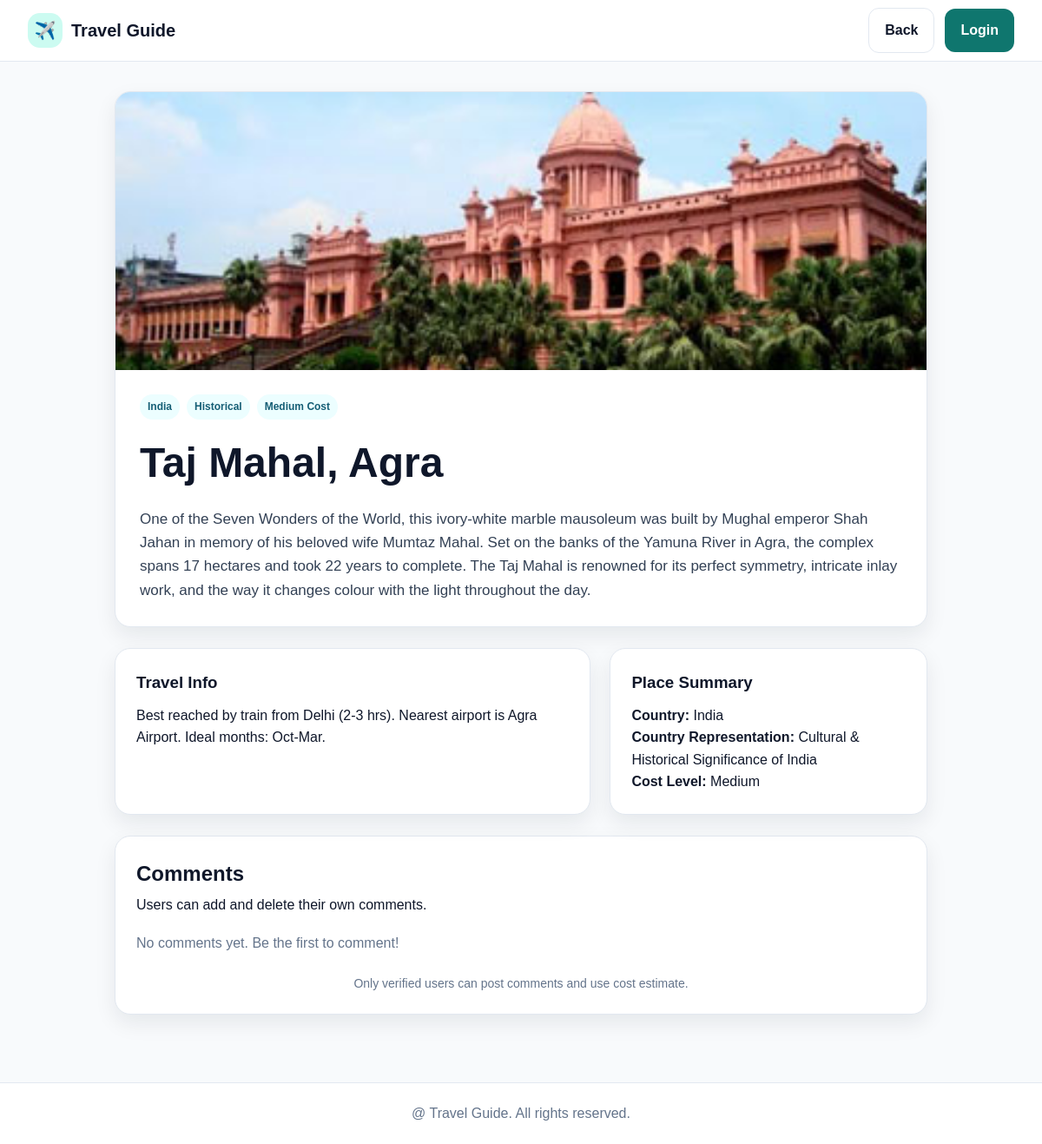
Page /index.php?page=featured&dest=2 on the committed database.
### tables this page shows
CREATE TABLE `posts` (
  `id` int(11) NOT NULL,
  `scout_id` int(11) NOT NULL,
  `title` varchar(200) NOT NULL,
  `short_history` text NOT NULL,
  `country` varchar(100) NOT NULL,
  `genre` varchar(50) NOT NULL,
  `cost_level` enum('low','medium','high') NOT NULL,
  `travel_medium_info` text NOT NULL,
  `status` enum('pending','approved','rejected') DEFAULT 'pending',
  `created_at` timestamp NOT NULL DEFAULT current_timestamp(),
  `updated_at` timestamp NOT NULL DEFAULT current_timestamp() ON UPDATE current_timestamp()
);

### controllers.php (called while the page is built, shortened)
<?php
function featuredCtrl($conn)
{
    $postId = intval($_GET['dest'] ?? -1);
    $dest = getPostById($conn, $postId);
    require 'views/featured_detail.php';
}

### config.php (called while the page is built, shortened)
<?php
function e($value) {
    return htmlspecialchars((string)$value, ENT_QUOTES, 'UTF-8');
}
function isLoggedIn() {
    return isset($_SESSION['user']);
}
function isVerifiedGeneralUser() {
    return isset($_SESSION['user'])
        && $_SESSION['user']['role'] === 'user'
        && intval($_SESSION['user']['is_verified']) === 1;
}
?>

### models.php (called while the page is built, shortened)
<?php
function getPostById($conn, $id) {
    $stmt = mysqli_prepare($conn, "SELECT * FROM posts WHERE id = ?");
    mysqli_stmt_bind_param($stmt, 'i', $id);
    mysqli_stmt_execute($stmt);
    $row = mysqli_fetch_assoc(mysqli_stmt_get_result($stmt));
    return $row;
}
?>

### views/featured_detail.php (the view, shortened to what this page needs)
<?php
$dest     = $dest     ?? ['title' => '', 'genre' => '', 'country' => '', 'short_history' => '', 'travel_medium_info' => '', 'cost_level' => '', 'base_cost' => 0];
$comments = $comments ?? [];
$key      = intval($_GET['dest'] ?? 0);
function featImage($genre)
{
    $g = strtolower(trim($genre));
    $allowed = ['beach', 'mountain', 'city', 'historical'];
    return 'images/' . $g . '.png';
}
?>
<!DOCTYPE html>
<html lang="en">
<head>
    <link rel="stylesheet" href="style.css">
</head>
<body class="app-body">
    <nav class="navbar">
        <div class="navbar-inner">
            <a class="brand" href="index.php?page=browse"><span class="brand-icon">✈️</span> Travel Guide</a>
            <div class="nav-user">
                <a class="btn btn-ghost" href="index.php?page=browse">Back</a>
                <?php if (isLoggedIn()): ?>
                    <a class="btn-logout" href="index.php?page=logout">Logout</a>
                <?php else: ?>
                    <a class="btn btn-primary" href="index.php?page=login">Login</a>
                <?php endif; ?>
            </div>
        </div>
    </nav>
    <main class="main-content narrow">
        <section class="detail-hero-card">
            <img class="detail-img" src="<?php echo e(featImage($dest['genre'])); ?>" alt="<?php echo e($dest['genre']); ?> image">
            <div class="detail-content">
                <div class="post-tags">
                    <span><?php echo e($dest['country']); ?></span>
                    <span><?php echo e(ucfirst($dest['genre'])); ?></span>
                    <span><?php echo e(ucfirst($dest['cost_level'])); ?> Cost</span>
                </div>
                <h1><?php echo e($dest['title']); ?></h1>
                <p class="lead-text"><?php echo nl2br(e($dest['short_history'])); ?></p>
            </div>
        </section>
        <section class="info-grid">
            <div class="info-card">
                <h3>Travel Info</h3>
                <p><?php echo nl2br(e($dest['travel_medium_info'])); ?></p>
            </div>
            <div class="info-card">
                <h3>Place Summary</h3>
                <p><strong>Country:</strong> <?php echo e($dest['country']); ?></p>
                <p><strong>Country Representation:</strong> Cultural &amp; Historical Significance of <?php echo e($dest['country']); ?></p>
                <p><strong>Cost Level:</strong> <?php echo e(ucfirst($dest['cost_level'])); ?></p>
            </div>
        </section>
        <section class="card form-card">
            <div class="section-heading">
                <h2>Comments</h2>
                <p>Users can add and delete their own comments.</p>
            </div>
            <div class="comment-list">
                <?php if (empty($comments)): ?>
                    <p style="color:var(--muted);">No comments yet. Be the first to comment!</p>
                <?php endif; ?>
            </div>
            <?php if (isVerifiedGeneralUser()): ?>
                <form method="post" action="index.php?page=featured&dest=<?php echo $key; ?>" class="form comment-form">
                    <input type="hidden" name="action" value="add">
                    <div class="field">
                        <label>Name</label>
                        <input type="text" value="<?php echo e($_SESSION['user']['name']); ?>" readonly>
                    </div>
                    <div class="field">
                        <label>Comment</label>
                        <textarea name="content" maxlength="500" placeholder="Write your comment"></textarea>
                    </div>
                    <button class="btn btn-primary" type="submit">Post Comment</button>
                </form>
            <?php else: ?>
                <p class="hint">Only verified users can post comments and use cost estimate.</p>
            <?php endif; ?>
        </section>
    </main>
    <footer class="footer">@ Travel Guide. All rights reserved.</footer>
</body>
</html>

### style.css (style rules this page uses)
:root { --primary: #0f766e; --primary-dark: #115e59; --accent: #f59e0b; --bg: #f8fafc; --card: #ffffff; --text: #0f172a; --muted: #64748b; --border: #e2e8f0; --danger: #dc2626; --shadow: 0 10px 25px rgba(15, 23, 42, .08); --radius: 18px; }
* { box-sizing: border-box; margin: 0; padding: 0; }
html { scroll-behavior: smooth; }
body { font-family: Arial, Helvetica, sans-serif; color: var(--text); background: var(--bg); line-height: 1.6; }
a { color: inherit; text-decoration: none; }
img { max-width: 100%; display: block; }
.auth-foot, .hint { margin-top: 16px; color: var(--muted); font-size: 14px; text-align: center; }
.navbar { position: sticky; top: 0; z-index: 10; background: rgba(255,255,255,.92); backdrop-filter: blur(12px); border-bottom: 1px solid var(--border); }
.navbar-inner { max-width: 1180px; margin: auto; height: 70px; padding: 0 22px; display: flex; align-items: center; justify-content: space-between; gap: 18px; }
.brand { display: flex; align-items: center; gap: 10px; font-weight: 800; font-size: 20px; }
.brand-icon { width: 40px; height: 40px; display: grid; place-items: center; border-radius: 14px; background: #ccfbf1; }
.nav-user { display: flex; align-items: center; gap: 12px; }
.btn, .btn-logout, .btn-sm { border: 0; cursor: pointer; display: inline-flex; align-items: center; justify-content: center; gap: 6px; font-weight: 700; border-radius: 12px; transition: .2s; }
.btn { padding: 12px 18px; }
.btn-primary { background: var(--primary); color: white; }
.btn-ghost { background: white; color: var(--text); border: 1px solid var(--border); }
.main-content { max-width: 1180px; margin: auto; padding: 34px 22px; }
.main-content.narrow { max-width: 980px; }
.card, .toolbar-card, .info-card, .detail-hero-card { background: var(--card); border: 1px solid var(--border); border-radius: var(--radius); box-shadow: var(--shadow); }
.form-card, .toolbar-card { padding: 24px; margin-bottom: 24px; }
.section-heading { margin-bottom: 18px; }
.section-heading h2, .card-title { font-size: 24px; margin-bottom: 4px; }
.post-tags { display: flex; gap: 8px; flex-wrap: wrap; margin-bottom: 12px; }
.post-tags span { padding: 5px 9px; border-radius: 999px; background: #ecfeff; color: #155e75; font-size: 12px; font-weight: 800; text-transform: capitalize; }
.detail-hero-card { overflow: hidden; margin-bottom: 24px; }
.detail-img { width: 100%; height: 320px; object-fit: cover; }
.detail-content { padding: 28px; }
.detail-content h1 { font-size: clamp(32px, 5vw, 48px); margin-bottom: 12px; }
.lead-text { color: #334155; font-size: 17px; }
.info-grid { display: grid; grid-template-columns: 1.5fr 1fr; gap: 22px; margin-bottom: 24px; }
.info-card { padding: 24px; }
.info-card h3 { margin-bottom: 10px; }
.comment-list { display: grid; gap: 12px; margin-bottom: 22px; }
.footer { margin-top: 20px; padding: 22px; text-align: center; color: var(--muted); background: white; border-top: 1px solid var(--border); }

### rows in the picture
posts: genre (picture), country "India", genre "Historical", cost_level "Medium", title "Taj Mahal, Agra", short_history "One of the Seven Wonders of the World, this ivory-white marble mausoleum was built by Mughal emperor Shah Jahan in memory of his beloved wife Mumtaz Mahal. Set on the banks of the Yamuna River in Agra, the complex spans 17 hectares and took 22 years to complete. The Taj Mahal is renowned for its perfect symmetry, intricate inlay work, and the way it changes colour with the light throughout the day.", travel_medium_info "Best reached by train from Delhi (2-3 hrs). Nearest airport is Agra Airport. Ideal months: Oct-Mar."
